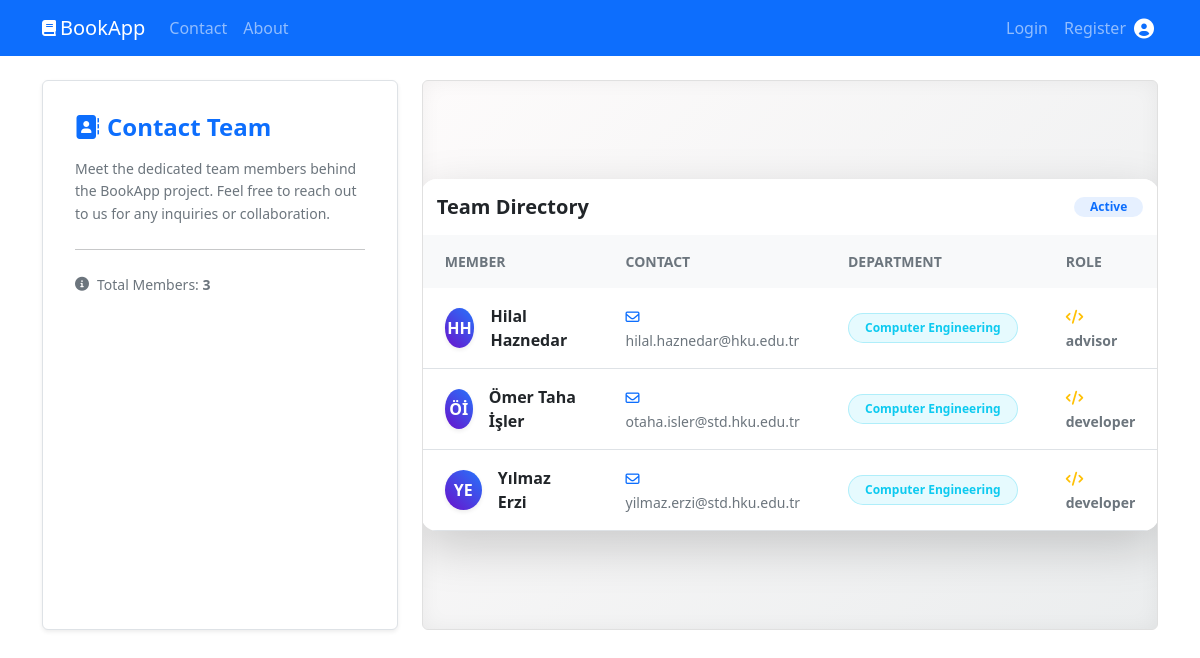
Page /contact/ on the committed database.
### indexs/models.py (models this page shows, shortened)
class person(models.Model):
    first_name = models.CharField(max_length=30)
    last_name = models.CharField(max_length=30)
    email_add = models.EmailField(max_length=100)
    department = models.CharField(max_length=50)
    project_role = models.CharField(max_length=30)

### indexs/views.py (the view)
# urls.py: path('contact/',views.contact),
def contact(request):
    persons = person.objects.all()
    return render(request, 'contact.html', {'people': persons})

### indexs/templates/contact.html (shortened to what this page needs)
{% extends "base.html" %}
{% block domain %}
<div class="p-3">
    <h4 class="text-primary fw-bold mb-3">
        <i class="fas fa-address-book me-2"></i>Contact Team
    </h4>
    <p class="text-muted small" style="line-height: 1.6;">
        Meet the dedicated team members behind the BookApp project.
        Feel free to reach out to us for any inquiries or collaboration.
    </p>
    <hr class="opacity-25 my-4">
    <div class="d-flex align-items-center text-muted small">
        <i class="fas fa-info-circle me-2"></i>
        <span>Total Members: <strong>{{ people|length }}</strong></span>
    </div>
</div>
{% endblock domain %}
{% block content %}
<div class="p-4">
    <div class="card border-0 shadow-lg rounded-4 overflow-hidden">
        <div class="card-header bg-white py-3 border-0 d-flex justify-content-between align-items-center">
            <h5 class="mb-0 fw-bold text-dark">Team Directory</h5>
            <span class="badge bg-primary bg-opacity-10 text-primary rounded-pill px-3">Active</span>
        </div>
        <div class="table-responsive">
            <table class="table table-hover align-middle mb-0">
                <thead class="bg-light">
                    <tr>
                        <th scope="col" class="py-3 px-4 text-uppercase text-secondary small fw-bold border-0">Member</th>
                        <th scope="col" class="py-3 px-4 text-uppercase text-secondary small fw-bold border-0">Contact</th>
                        <th scope="col" class="py-3 px-4 text-uppercase text-secondary small fw-bold border-0">Department</th>
                        <th scope="col" class="py-3 px-4 text-uppercase text-secondary small fw-bold border-0">Role</th>
                    </tr>
                </thead>
                <tbody class="border-top-0">
                    {% for person in people %}
                    <tr>
                        <td class="py-3 px-4">
                            <div class="d-flex align-items-center">
                                <div class="rounded-circle d-flex align-items-center justify-content-center text-white fw-bold me-3 shadow-sm"
                                     style="width: 40px; height: 40px; background: linear-gradient(45deg, #6a11cb, #2575fc);">
                                    {{ person.first_name|first }}{{ person.last_name|first }}
                                </div>
                                <div>
                                    <span class="fw-bold text-dark d-block">{{ person.first_name }} {{ person.last_name }}</span>
                                </div>
                            </div>
                        </td>
                        <td class="py-3 px-4">
                            <a href="mailto:{{ person.email_add }}" class="text-decoration-none text-muted small">
                                <i class="far fa-envelope me-1 text-primary"></i> {{ person.email_add }}
                            </a>
                        </td>
                        <td class="py-3 px-4">
                            <span class="badge bg-info bg-opacity-10 text-info px-3 py-2 rounded-pill border border-info border-opacity-25">
                                {{ person.department }}
                            </span>
                        </td>
                        <td class="py-3 px-4">
                            <span class="fw-semibold text-secondary small">
                                <i class="fas fa-code me-1 text-warning"></i> {{ person.project_role }}
                            </span>
                        </td>
                    </tr>
                    {% endfor %}
                </tbody>
            </table>
        </div>
    </div>
</div>
{% endblock content %}

### rows in the picture
person: first_name|first "H", last_name|first "H", first_name "Hilal", last_name "Haznedar", email_add "hilal.haznedar@hku.edu.tr", department "Computer Engineering", project_role "advisor"
person: first_name|first "Ö", last_name|first "İ", first_name "Ömer Taha", last_name "İşler", email_add "otaha.isler@std.hku.edu.tr", department "Computer Engineering", project_role "developer"
person: first_name|first "Y", last_name|first "E", first_name "Yılmaz", last_name "Erzi", email_add "yilmaz.erzi@std.hku.edu.tr", department "Computer Engineering", project_role "developer"

### other values in the picture
{{ people|length }} "3"
